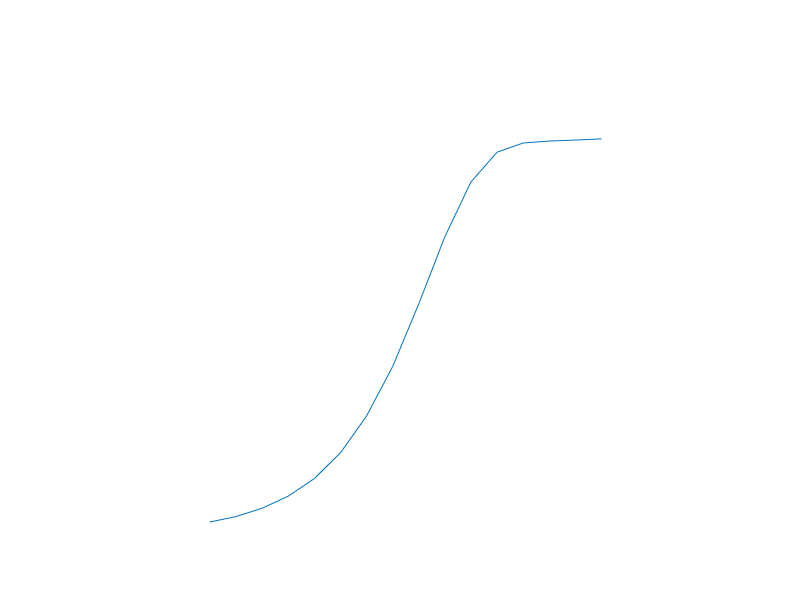
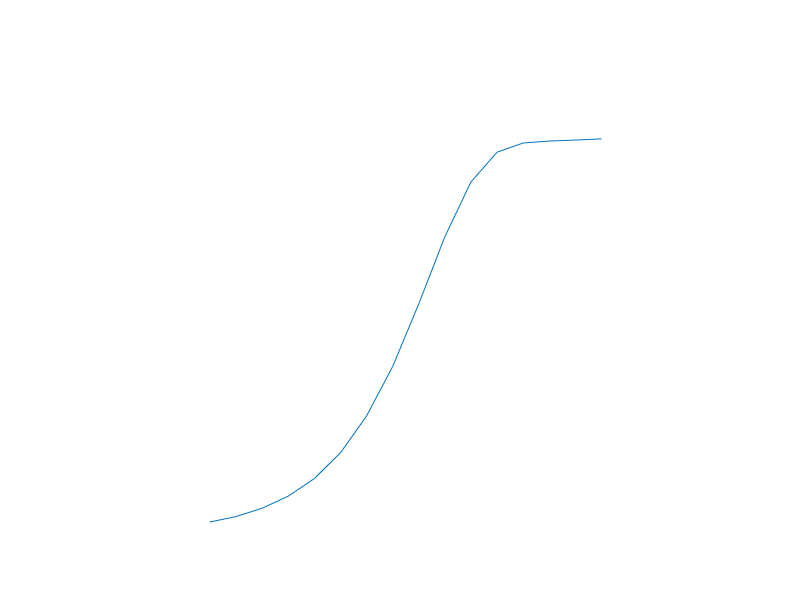
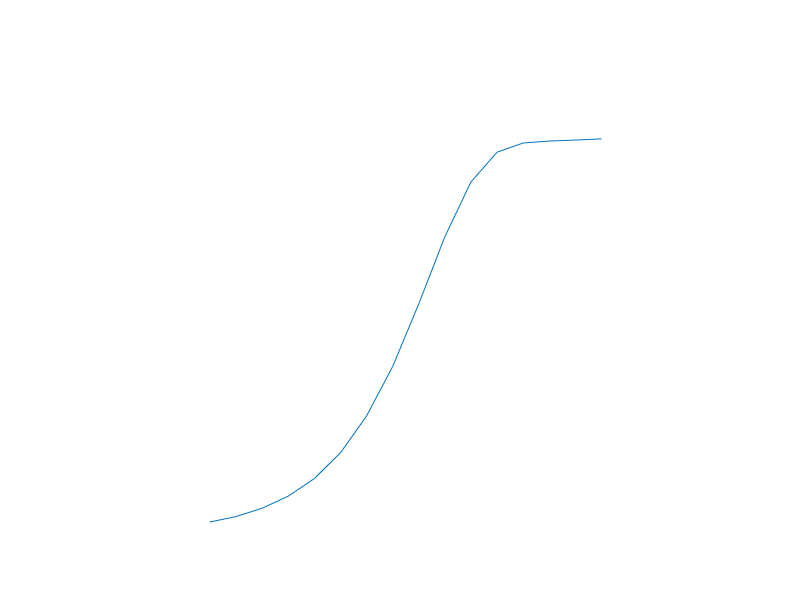

These charts were generated, in order, by the following MATLAB code:
% numerical BH data for steel in SI units

B=[0 0.061 0.089 .132 .194 .284 .416 .603 .857 1.177 1.520 1.800 1.952 1.999 2.009 2.014 2.020];
H=[0 48 71 105 155 228 336 494 729 1074 1582 2331 3436 5063 7460 10994 16201];

% plot (H,B)

semilogx(H,B)

%xlabel("H (A.t/m)")
%ylabel("B (T)")


grid on
axis off

print -demf numericalBHdata.emf
print -deps numericalBHdata.eps
print -mono numericalBHdata.pdf

